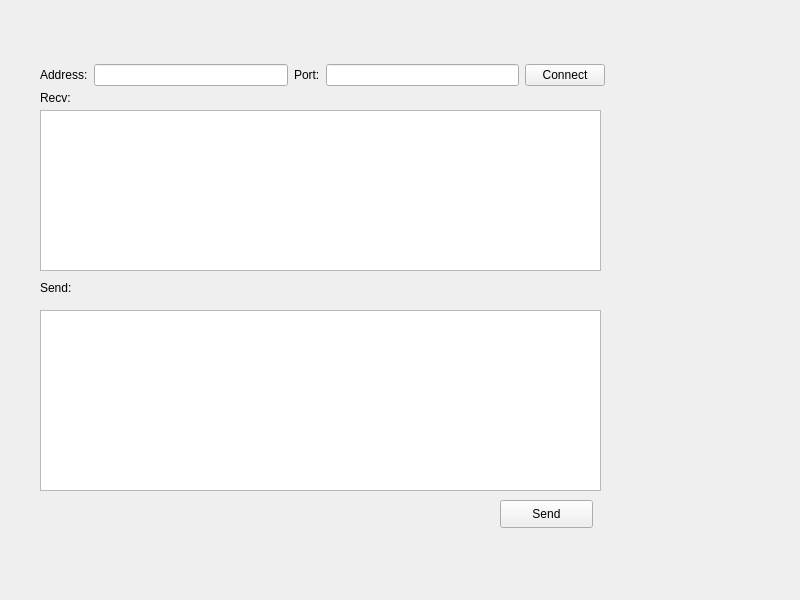
<?xml version="1.0" encoding="UTF-8"?>
<ui version="4.0">
 <class>Widget</class>
 <widget class="QWidget" name="Widget">
  <property name="geometry">
   <rect>
    <x>0</x>
    <y>0</y>
    <width>800</width>
    <height>600</height>
   </rect>
  </property>
  <property name="windowTitle">
   <string>Widget</string>
  </property>
  <widget class="QTextEdit" name="textRecv">
   <property name="geometry">
    <rect>
     <x>40</x>
     <y>110</y>
     <width>561</width>
     <height>161</height>
    </rect>
   </property>
  </widget>
  <widget class="QTextEdit" name="textSend">
   <property name="geometry">
    <rect>
     <x>40</x>
     <y>310</y>
     <width>561</width>
     <height>181</height>
    </rect>
   </property>
  </widget>
  <widget class="QLabel" name="label_3">
   <property name="geometry">
    <rect>
     <x>40</x>
     <y>90</y>
     <width>72</width>
     <height>15</height>
    </rect>
   </property>
   <property name="text">
    <string>Recv:</string>
   </property>
  </widget>
  <widget class="QLabel" name="label_4">
   <property name="geometry">
    <rect>
     <x>40</x>
     <y>280</y>
     <width>72</width>
     <height>15</height>
    </rect>
   </property>
   <property name="text">
    <string>Send:</string>
   </property>
  </widget>
  <widget class="QPushButton" name="btnSend">
   <property name="geometry">
    <rect>
     <x>500</x>
     <y>500</y>
     <width>93</width>
     <height>28</height>
    </rect>
   </property>
   <property name="text">
    <string>Send</string>
   </property>
  </widget>
  <widget class="QWidget" name="">
   <property name="geometry">
    <rect>
     <x>40</x>
     <y>60</y>
     <width>565</width>
     <height>30</height>
    </rect>
   </property>
   <layout class="QHBoxLayout" name="horizontalLayout">
    <item>
     <widget class="QLabel" name="label">
      <property name="text">
       <string>Address:</string>
      </property>
     </widget>
    </item>
    <item>
     <widget class="QLineEdit" name="editAddress"/>
    </item>
    <item>
     <widget class="QLabel" name="label_2">
      <property name="text">
       <string>Port:</string>
      </property>
     </widget>
    </item>
    <item>
     <widget class="QLineEdit" name="editPort"/>
    </item>
    <item>
     <widget class="QPushButton" name="btnConnect">
      <property name="text">
       <string>Connect</string>
      </property>
     </widget>
    </item>
   </layout>
  </widget>
 </widget>
 <resources/>
 <connections/>
</ui>
